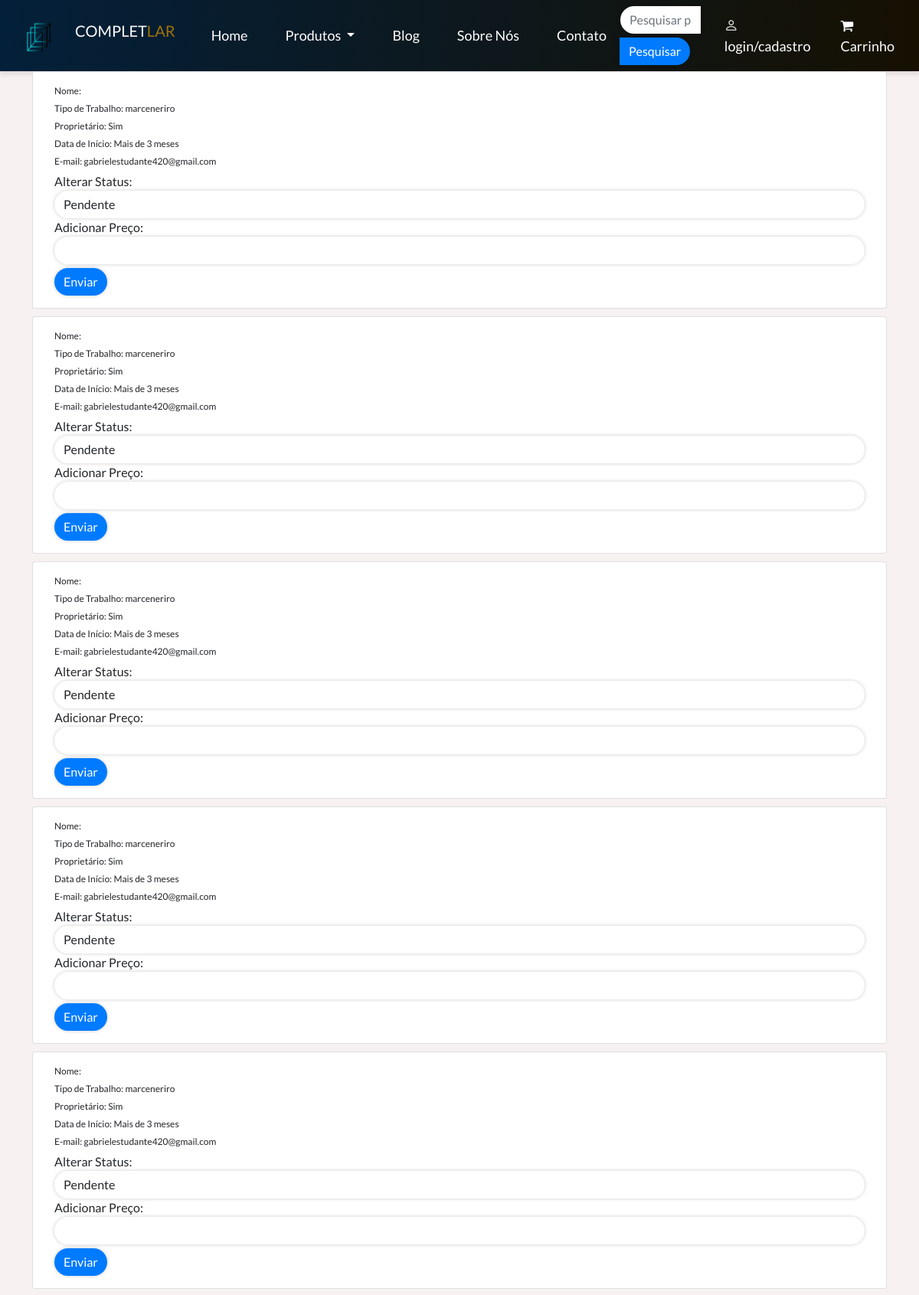
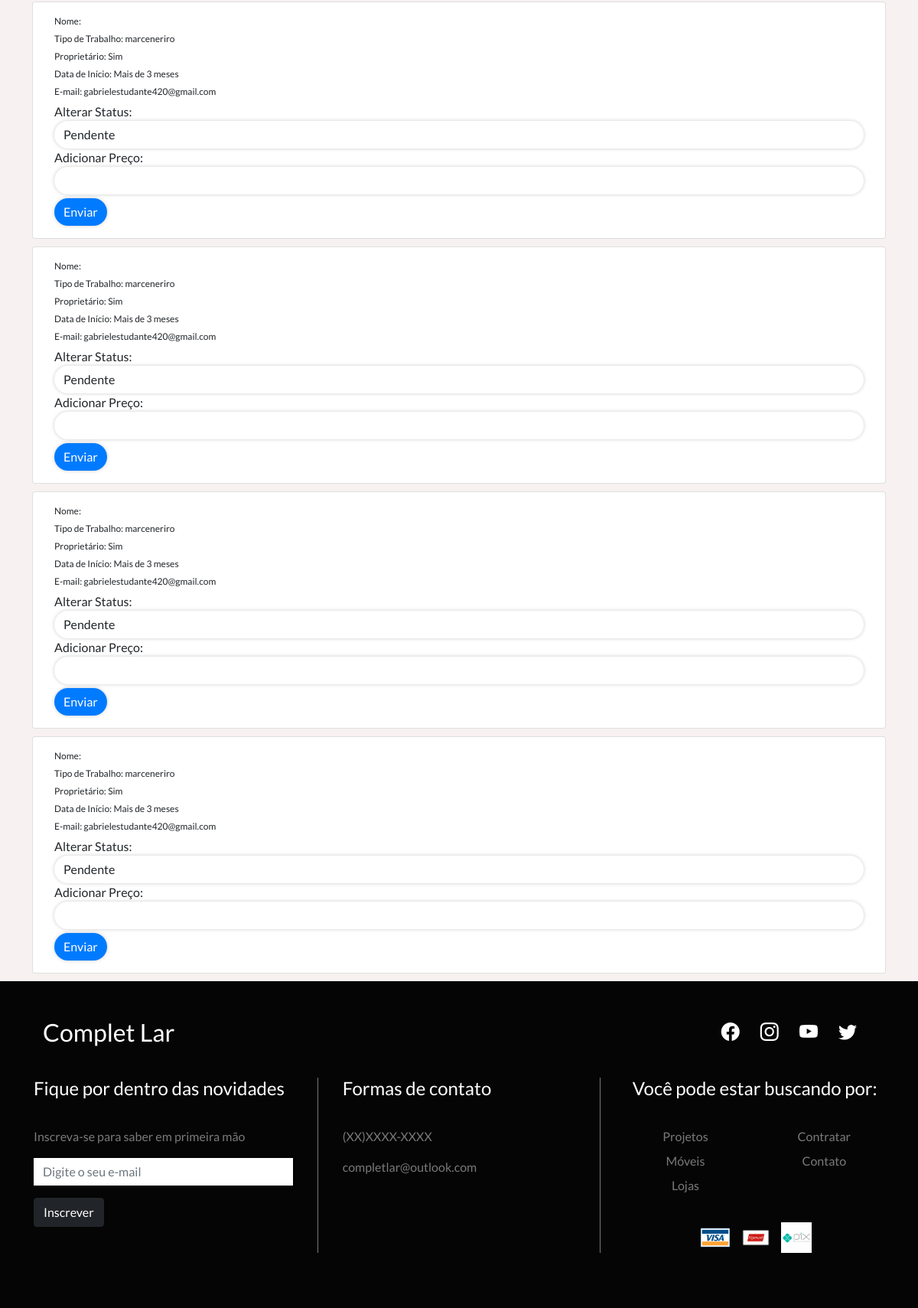
Page /administrador/Marceneiro/marceneiro.php (upper part) on the committed database (2 pictures, top to bottom).
### tables this page shows
CREATE TABLE `orcamentos` (
  `id` int(11) NOT NULL,
  `tipoTrabalho` varchar(255) DEFAULT NULL,
  `cep` varchar(50) DEFAULT NULL,
  `budget` varchar(5) DEFAULT NULL,
  `ownership` varchar(5) DEFAULT NULL,
  `startDate` varchar(20) DEFAULT NULL,
  `additionalDetails` text DEFAULT NULL,
  `name` varchar(255) DEFAULT NULL,
  `email` varchar(255) DEFAULT NULL,
  `phone` varchar(20) DEFAULT NULL,
  `privacyPolicy` tinyint(1) DEFAULT NULL,
  `receivePromotions` tinyint(1) DEFAULT NULL,
  `status` enum('Pendente','Aprovado','Rejeitado') DEFAULT NULL
);

### administrador/Marceneiro/marceneiro.php (the view, shortened to what this page needs)
<!DOCTYPE html>
<html lang="pt-br">
<head>
    <link href="https://cdn.jsdelivr.net/npm/bootstrap@5.3.2/dist/css/bootstrap.min.css" rel="stylesheet">
</head>
<body>
<?php include 'header2.php'; ?>
<div class="container">
    <div class="row justify-content-center align-items-center">
        <?php
        try {
            $conn = new PDO("mysql:host=localhost;dbname=completlar", "root", "");
            $conn->setAttribute(PDO::ATTR_ERRMODE, PDO::ERRMODE_EXCEPTION);
            $sql = "SELECT * FROM orcamentos";
            $result = $conn->query($sql);
            if ($result->rowCount() > 0) {
                while ($row = $result->fetch(PDO::FETCH_ASSOC)) {
                    echo '<div class="card">';
                    echo '<div class="card-body">';
                    echo '<p class="card-text">Nome: ' . $row["nome"] . '</p>';
                    echo '<p class="card-text">Tipo de Trabalho: ' . $row["tipoTrabalho"] . '</p>';
                    echo '<p class="card-text">Proprietário: ' . $row["ownership"] . '</p>';
                    echo '<p class="card-text">Data de Início: ' . $row["startDate"] . '</p>';
                    echo '<p class="card-text">E-mail: ' . $row["email"] . '</p>';
                    echo '<form action="process_aprovar_orcamento.php" method="post">';
                    echo '<label for="status">Alterar Status: </label>';
                    echo '<select class="form-control" id="status" name="status">';
                    echo '<option value="Pendente">Pendente</option>';
                    echo '</select>';
                    echo '<label for="price">Adicionar Preço: </label>';
                    echo '<input type="text" name="price" class="form-control">';
                    echo '<button type="submit" class="btn btn-primary">Enviar</button>';
                    echo '</form>';
                    echo '</div>';
                    echo '</div>';
                }
            } else {
                echo 'Nenhum orçamento pendente.';
            }
        } catch (PDOException $e) {
            echo "Erro ao conectar ao banco de dados: " . $e->getMessage();
        }
        ?>
    </div>
</div>
<?php include 'footer.php'; ?>
</body>
</html>

### administrador/Marceneiro/header2.css (style rules this page uses)
body, html { background-color: #f7f1f1; margin: 0; padding: 0; height: 100%; width: 100%; }
* { font-family: 'Lato', sans-serif; }
body, html { background-color: #f7f1f1; margin: 0; padding: 0; height: 100%; width: 100%; overflow-x: hidden; overflow-y: auto; }
.form-control { border-radius: 12px; border-color: #251010; }
.form-control { border: none; border-radius: 20px; box-shadow: 0 0 5px rgba(0, 0, 0, 0.2); transition: box-shadow 0.3s ease; }
.btn-primary { background-color: #007bff; border: none; border-radius: 20px; box-shadow: 0 0 5px rgba(0, 0, 0, 0.2); transition: background-color 0.3s ease; }

### administrador/Marceneiro/marceneiro.php (style rules this page uses)
.card { width: 15rem; margin: 10px; }
.card-body { padding: 5px; }
.btn-primary { margin-top: 5px; padding: 5px 15px; font-size: 12px; }
.card-text { font-size: 12px; margin-bottom: 5px; }

### rows in the picture
orcamentos: tipoTrabalho "marceneriro", ownership "Sim", startDate "Mais de 3 meses", email "gabrielestudante420@gmail.com"
orcamentos: tipoTrabalho "marceneriro", ownership "Sim", startDate "Mais de 3 meses", email "gabrielestudante420@gmail.com"
orcamentos: tipoTrabalho "marceneriro", ownership "Sim", startDate "Mais de 3 meses", email "gabrielestudante420@gmail.com"
orcamentos: tipoTrabalho "marceneriro", ownership "Sim", startDate "Mais de 3 meses", email "gabrielestudante420@gmail.com"
orcamentos: tipoTrabalho "marceneriro", ownership "Sim", startDate "Mais de 3 meses", email "gabrielestudante420@gmail.com"
orcamentos: tipoTrabalho "marceneriro", ownership "Sim", startDate "Mais de 3 meses", email "gabrielestudante420@gmail.com"
orcamentos: tipoTrabalho "marceneriro", ownership "Sim", startDate "Mais de 3 meses", email "gabrielestudante420@gmail.com"
orcamentos: tipoTrabalho "marceneriro", ownership "Sim", startDate "Mais de 3 meses", email "gabrielestudante420@gmail.com"
orcamentos: tipoTrabalho "marceneriro", ownership "Sim", startDate "Mais de 3 meses", email "gabrielestudante420@gmail.com"
